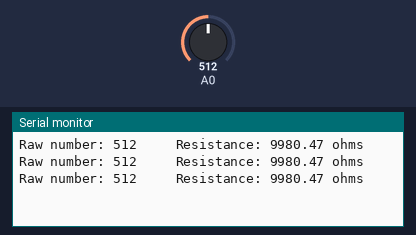
A sketch run on a simulated Arduino Uno, built with avr-gcc and run on an emulated ATmega328P. On the bench: the last lines printed to the serial monitor. The test bench sets the inputs (shaded band); at power-on: A0 = 512.

Above: at 1.3 s.
1.4 s: A0 set to 0
At 1.9 s:
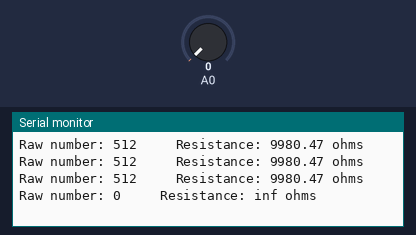
3.5 s: A0 set to 122
At 3.9 s:
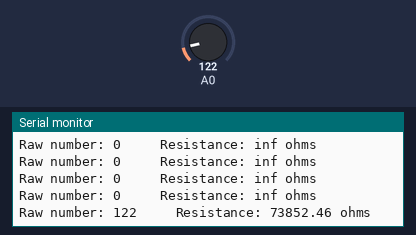

The sketch:

Ohmmeter.ino
```cpp
//ohmmeter
//by JX Pan
//see forst pic in http://en.wikipedia.org/wiki/Voltage_divider
// Vin ==> +5v
// Vout ==> A0
// Z1 ==> resistor to be measured
// Z2 ==> 10k resistor
//Should work with 4.65v output (measured data from my Arduino)


void setup() {

  Serial.begin(9600);


}


void loop() {

  int raw = analogRead(A0);
  float volts = 4.65*raw/1023;
  float ohms = 4.65/volts*10000-10000;

  Serial.print ("Raw number: ");
  Serial.print (raw);
  Serial.print ("     Resistance: ");
  Serial.print (ohms);
  Serial.println (" ohms");
  delay(500);

}
```

Measured:
- after the input at 1.4 s, the serial monitor: prints a new line after 0.10 s (image 1)
- after the input at 3.5 s, the serial monitor: prints a new line at once (image 2)
